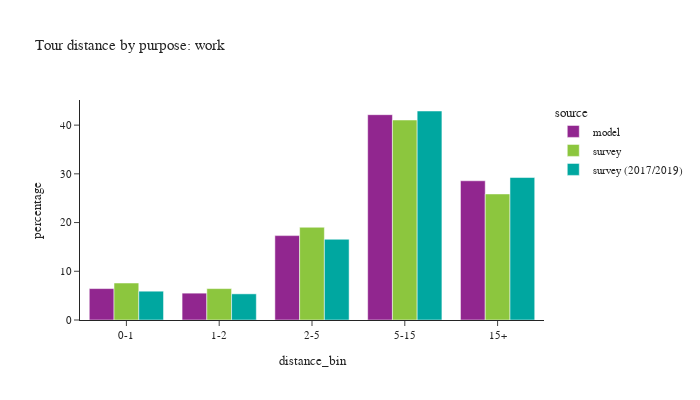

Source (notebook cell):
### Code cell
plot_bins(tour, tour['pdpurp'] == 1, 'work')

### Figure 1 — Plotly figure (JSON) as saved in the notebook; plotly's stock layout.template omitted (floating-point values rounded to 4 significant figures)
{"data": [{"alignmentgroup": "True", "customdata": [[89175], [76202], [239517], [582771], [395169]], "hovertemplate": "source=model<br>distance_bin=%{x}<br>percentage=%{y}<br>sample count=%{customdata[0]}<extra></extra>", "legendgroup": "model", "marker": {"color": "#91268F", "pattern": {"shape": ""}}, "name": "model", "offsetgroup": "model", "orientation": "v", "showlegend": true, "textposition": "auto", "type": "bar", "x": ["0-1", "1-2", "2-5", "5-15", "15+"], "xaxis": "x", "y": [6.449, 5.511, 17.32, 42.14, 28.58], "yaxis": "y"}, {"alignmentgroup": "True", "customdata": [[330], [263], [575], [917], [464]], "hovertemplate": "source=survey<br>distance_bin=%{x}<br>percentage=%{y}<br>sample count=%{customdata[0]}<extra></extra>", "legendgroup": "survey", "marker": {"color": "#8CC63E", "pattern": {"shape": ""}}, "name": "survey", "offsetgroup": "survey", "orientation": "v", "showlegend": true, "textposition": "auto", "type": "bar", "x": ["0-1", "1-2", "2-5", "5-15", "15+"], "xaxis": "x", "y": [7.588, 6.449, 19.04, 41.05, 25.87], "yaxis": "y"}, {"alignmentgroup": "True", "customdata": [[1146], [1054], [2056], [3169], [1329]], "hovertemplate": "source=survey (2017/2019)<br>distance_bin=%{x}<br>percentage=%{y}<br>sample count=%{customdata[0]}<extra></extra>", "legendgroup": "survey (2017/2019)", "marker": {"color": "#00A7A0", "pattern": {"shape": ""}}, "name": "survey (2017/2019)", "offsetgroup": "survey (2017/2019)", "orientation": "v", "showlegend": true, "textposition": "auto", "type": "bar", "x": ["0-1", "1-2", "2-5", "5-15", "15+"], "xaxis": "x", "y": [5.914, 5.367, 16.57, 42.9, 29.25], "yaxis": "y"}], "layout": {"barmode": "group", "font": {"size": 11}, "height": 400, "legend": {"title": {"text": "source"}, "tracegroupgap": 0}, "title": {"text": "Tour distance by purpose: work"}, "width": 700, "xaxis": {"anchor": "y", "domain": [0.0, 1.0], "title": {"text": "distance_bin"}}, "yaxis": {"anchor": "x", "domain": [0.0, 1.0], "title": {"text": "percentage"}}}}
